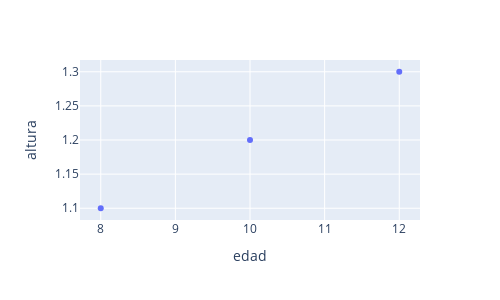

Notebook source saved alongside this figure:
### Code cell
# ejemplo de una libreria interactiva
import plotly.express as px
fig = px.scatter(datos, x='edad', y='altura')
fig.update_layout(xaxis_title="edad", yaxis_title="altura", height=300, width=500)
fig.show()

### Figure 1 — Plotly figure (JSON) as saved in the notebook; plotly's stock layout.template omitted (floating-point values rounded to 4 significant figures)
{"data": [{"hovertemplate": "edad=%{x}<br>altura=%{y}<extra></extra>", "legendgroup": "", "marker": {"color": "#636efa", "symbol": "circle"}, "mode": "markers", "name": "", "orientation": "v", "showlegend": false, "type": "scatter", "x": [10, 12, 8], "xaxis": "x", "y": [1.2, 1.3, 1.1], "yaxis": "y"}], "layout": {"height": 300, "legend": {"tracegroupgap": 0}, "margin": {"t": 60}, "width": 500, "xaxis": {"anchor": "y", "domain": [0, 1], "title": {"text": "edad"}}, "yaxis": {"anchor": "x", "domain": [0, 1], "title": {"text": "altura"}}}}
